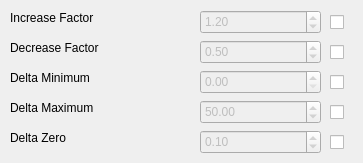
      <widget class="QWidget" name="tabRProp">
       <attribute name="title">
        <string>Retro Prop</string>
       </attribute>
       <widget class="QCheckBox" name="cbRPropDecFactor">
        <property name="geometry">
         <rect>
          <x>330</x>
          <y>40</y>
          <width>24</width>
          <height>24</height>
         </rect>
        </property>
        <property name="text">
         <string/>
        </property>
       </widget>
       <widget class="QLabel" name="label_32">
        <property name="geometry">
         <rect>
          <x>10</x>
          <y>10</y>
          <width>191</width>
          <height>16</height>
         </rect>
        </property>
        <property name="text">
         <string>Increase Factor</string>
        </property>
       </widget>
       <widget class="QDoubleSpinBox" name="bsRPropDecFactor">
        <property name="enabled">
         <bool>false</bool>
        </property>
        <property name="geometry">
         <rect>
          <x>200</x>
          <y>40</y>
          <width>121</width>
          <height>24</height>
         </rect>
        </property>
        <property name="maximum">
         <double>1.000000000000000</double>
        </property>
        <property name="singleStep">
         <double>0.100000000000000</double>
        </property>
        <property name="value">
         <double>0.500000000000000</double>
        </property>
       </widget>
       <widget class="QCheckBox" name="cbRPropIncFactor">
        <property name="geometry">
         <rect>
          <x>330</x>
          <y>10</y>
          <width>24</width>
          <height>24</height>
         </rect>
        </property>
        <property name="text">
         <string/>
        </property>
       </widget>
       <widget class="QDoubleSpinBox" name="bsRPropIncFactor">
        <property name="enabled">
         <bool>false</bool>
        </property>
        <property name="geometry">
         <rect>
          <x>200</x>
          <y>10</y>
          <width>121</width>
          <height>24</height>
         </rect>
        </property>
        <property name="decimals">
         <number>2</number>
        </property>
        <property name="minimum">
         <double>1.000000000000000</double>
        </property>
        <property name="maximum">
         <double>9999999.000000000000000</double>
        </property>
        <property name="singleStep">
         <double>0.100000000000000</double>
        </property>
        <property name="value">
         <double>1.200000000000000</double>
        </property>
       </widget>
       <widget class="QLabel" name="label_33">
        <property name="geometry">
         <rect>
          <x>10</x>
          <y>40</y>
          <width>191</width>
          <height>16</height>
         </rect>
        </property>
        <property name="text">
         <string>Decrease Factor</string>
        </property>
       </widget>
       <widget class="QCheckBox" name="cbRPropDeltaMin">
        <property name="geometry">
         <rect>
          <x>330</x>
          <y>70</y>
          <width>24</width>
          <height>24</height>
         </rect>
        </property>
        <property name="text">
         <string/>
        </property>
       </widget>
       <widget class="QLabel" name="label_34">
        <property name="geometry">
         <rect>
          <x>10</x>
          <y>70</y>
          <width>191</width>
          <height>16</height>
         </rect>
        </property>
        <property name="text">
         <string>Delta Minimum</string>
        </property>
       </widget>
       <widget class="QDoubleSpinBox" name="bsRPropDeltaMin">
        <property name="enabled">
         <bool>false</bool>
        </property>
        <property name="geometry">
         <rect>
          <x>200</x>
          <y>70</y>
          <width>121</width>
          <height>24</height>
         </rect>
        </property>
        <property name="maximum">
         <double>999999.000000000000000</double>
        </property>
        <property name="singleStep">
         <double>0.100000000000000</double>
        </property>
        <property name="value">
         <double>0.000000000000000</double>
        </property>
       </widget>
       <widget class="QCheckBox" name="cbRPropDeltaMax">
        <property name="geometry">
         <rect>
          <x>330</x>
          <y>100</y>
          <width>24</width>
          <height>24</height>
         </rect>
        </property>
        <property name="text">
         <string/>
        </property>
       </widget>
       <widget class="QLabel" name="label_35">
        <property name="geometry">
         <rect>
          <x>10</x>
          <y>100</y>
          <width>191</width>
          <height>16</height>
         </rect>
        </property>
        <property name="text">
         <string>Delta Maximum</string>
        </property>
       </widget>
       <widget class="QDoubleSpinBox" name="bsRPropDeltaMax">
        <property name="enabled">
         <bool>false</bool>
        </property>
        <property name="geometry">
         <rect>
          <x>200</x>
          <y>100</y>
          <width>121</width>
          <height>24</height>
         </rect>
        </property>
        <property name="maximum">
         <double>999999.000000000000000</double>
        </property>
        <property name="singleStep">
         <double>0.100000000000000</double>
        </property>
        <property name="value">
         <double>50.000000000000000</double>
        </property>
       </widget>
       <widget class="QCheckBox" name="cbRPropDeltaZero">
        <property name="geometry">
         <rect>
          <x>330</x>
          <y>130</y>
          <width>24</width>
          <height>24</height>
         </rect>
        </property>
        <property name="text">
         <string/>
        </property>
       </widget>
       <widget class="QLabel" name="label_36">
        <property name="geometry">
         <rect>
          <x>10</x>
          <y>130</y>
          <width>191</width>
          <height>16</height>
         </rect>
        </property>
        <property name="text">
         <string>Delta Zero</string>
        </property>
       </widget>
       <widget class="QDoubleSpinBox" name="bsRPropDeltaZero">
        <property name="enabled">
         <bool>false</bool>
        </property>
        <property name="geometry">
         <rect>
          <x>200</x>
          <y>130</y>
          <width>121</width>
          <height>24</height>
         </rect>
        </property>
        <property name="maximum">
         <double>999999.000000000000000</double>
        </property>
        <property name="singleStep">
         <double>0.100000000000000</double>
        </property>
        <property name="value">
         <double>0.100000000000000</double>
        </property>
       </widget>
      </widget>
